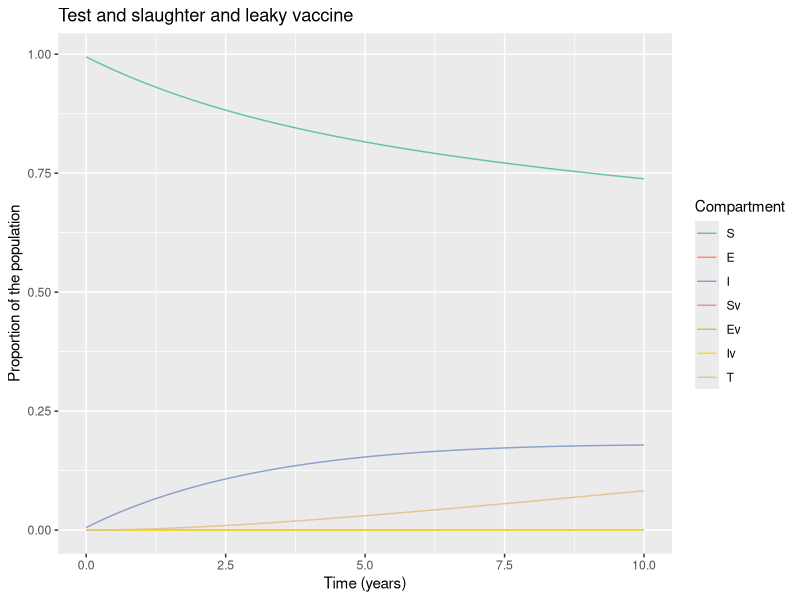

Reproduce this figure in R.
# LOAD THE PACKAGES:
library(deSolve)
library(reshape2)
library(ggplot2)
#R_0=????b/(??(??+??)(??+??))

# MODEL INPUTS:

initial_state_values <- c(S = 1675000 - 8475,
                          E = 1000,        
                          I = 8375,        
                          Sv = 0,      
                          Ev = 0,
                          Iv = 0,
                          T = 0)      

# Parameters
#R0= 1.68 (beta/delta)
parameters <- c(beta = 0.0239,     # the infection rate in units of years^-1 
                delta = 0.0164*365,     # the latency period in units of years^-1 
                c_s = 0.3,       # the reduction in the force of infection
                # acting on those vaccinated
                c_i = 0.3,# the reduction in the infectivity of vaccinated infected bovines  
                u = 1/5,#death rate in units of years^-1 
                a = 0.06146 , #culling rate in units of years^-1
                b = 1/5, #birth rate in units of years^-1
                vc = 0,  # vaccination rate
                w = 0.06) #wildife infection 27.75% dear (13.03% boar)

# TIMESTEPS:

# Sequence of timesteps to solve the model at
times <- seq(from = 0, to = 10, by =0.1)#from 0 to 10 years, daily intervalS
# MODEL FUNCTION: 

vaccine_model <- function(time, state, parameters) {  
  
  with(as.list(c(state, parameters)), {    
    
    # Defining lambda as a function of beta and E:
    N <- S + E + I + Sv + Ev + Iv 
    lambda <- beta * I/N + c_i * beta * Iv/N 
    # the Ev compartment gets c_i times less infected than the E compartment
    
    
    # The differential equations
    dS <- -lambda * S - u * S  - vc * S + (b * N * (1-vc)) - S * w          
    dE <- lambda * S - delta * E - u * E - vc * E
    dT <- a * I + a * Iv
    dI <- delta * E - a * I - u * I + S *w  
    dSv <- -c_s * lambda * Sv - u * Sv + vc * S  + b * N * vc - Sv * w            
    dEv <- c_s * lambda * Sv - delta * Ev - u * Ev + vc * E
    dIv <- delta * Ev - a * Iv - u * Iv + Sv * w
    
    return(list(c(dS, dE, dI, dSv, dEv, dIv, dT))) 
  })
  
}

# MODEL OUTPUT:

# Solving the differential equations using the ode integration algorithm
output <- as.data.frame(ode(y = initial_state_values, 
                            times = times, 
                            func = vaccine_model,
                            parms = parameters))

# PLOT THE OUTPUT

# turn output dataset into long format
output_long <- melt(as.data.frame(output), id = "time")

# Adding a column for the prevalence proportion to the long-format output
output_long$prevalence <- output_long$value/sum(initial_state_values)

# Plot the number in each compartment over time
ggplot(data = output_long,                                               
       aes(x = time, y = prevalence, colour = variable, group = variable)) +  
  geom_line() +                                                          
  xlab("Time (years)")+                                                   
  ylab("Proportion of the population") +
  labs(title = paste("Test and slaughter and leaky vaccine"), 
       colour = "Compartment") +
  scale_colour_brewer(palette = "Set2")

#incidence<- diff(output_long$value[output_long$variable=="T"])
#plot(incidence)
